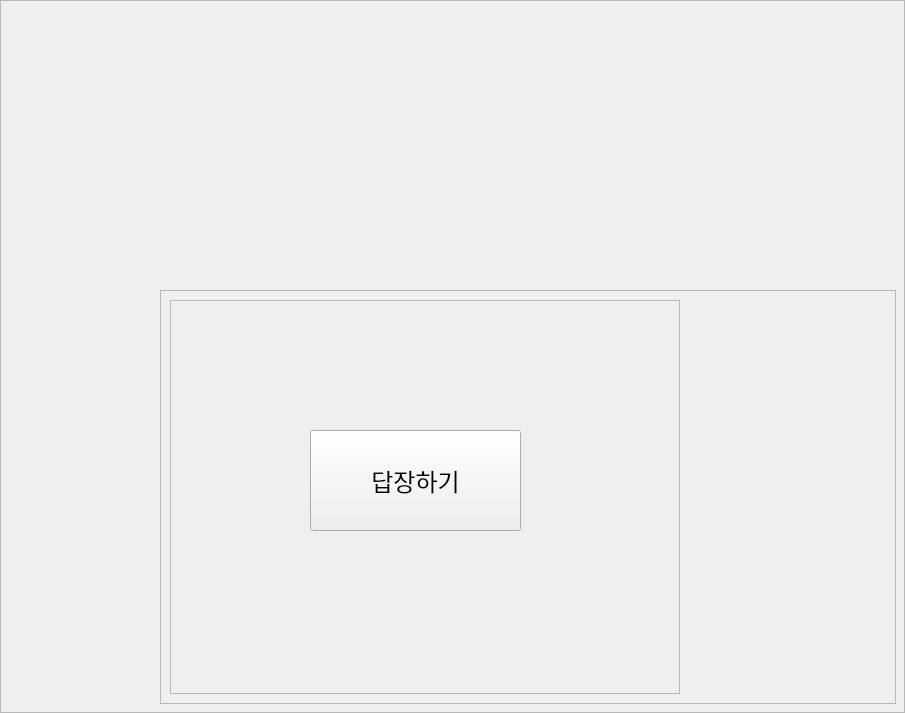
              <widget class="QFrame" name="frame_152">
               <property name="frameShape">
                <enum>QFrame::StyledPanel</enum>
               </property>
               <property name="frameShadow">
                <enum>QFrame::Raised</enum>
               </property>
               <widget class="QFrame" name="frame_67">
                <property name="geometry">
                 <rect>
                  <x>160</x>
                  <y>290</y>
                  <width>736</width>
                  <height>414</height>
                 </rect>
                </property>
                <property name="minimumSize">
                 <size>
                  <width>0</width>
                  <height>400</height>
                 </size>
                </property>
                <property name="frameShape">
                 <enum>QFrame::StyledPanel</enum>
                </property>
                <property name="frameShadow">
                 <enum>QFrame::Raised</enum>
                </property>
                <layout class="QHBoxLayout" name="horizontalLayout_42">
                 <item>
                  <widget class="QFrame" name="frame_68">
                   <property name="minimumSize">
                    <size>
                     <width>500</width>
                     <height>0</height>
                    </size>
                   </property>
                   <property name="frameShape">
                    <enum>QFrame::StyledPanel</enum>
                   </property>
                   <property name="frameShadow">
                    <enum>QFrame::Raised</enum>
                   </property>
                   <widget class="QPushButton" name="pushButton_66">
                    <property name="geometry">
                     <rect>
                      <x>140</x>
                      <y>130</y>
                      <width>211</width>
                      <height>101</height>
                     </rect>
                    </property>
                    <property name="font">
                     <font>
                      <pointsize>18</pointsize>
                      <weight>50</weight>
                      <bold>false</bold>
                     </font>
                    </property>
                    <property name="text">
                     <string>답장하기</string>
                    </property>
                   </widget>
                  </widget>
                 </item>
                 <item>
                  <widget class="QLabel" name="label_54">
                   <property name="maximumSize">
                    <size>
                     <width>200</width>
                     <height>16777215</height>
                    </size>
                   </property>
                   <property name="text">
                    <string/>
                   </property>
                   <property name="pixmap">
                    <pixmap>lp.png</pixmap>
                   </property>
                   <property name="scaledContents">
                    <bool>true</bool>
                   </property>
                   <property name="alignment">
                    <set>Qt::AlignCenter</set>
                   </property>
                  </widget>
                 </item>
                </layout>
               </widget>
              </widget>
